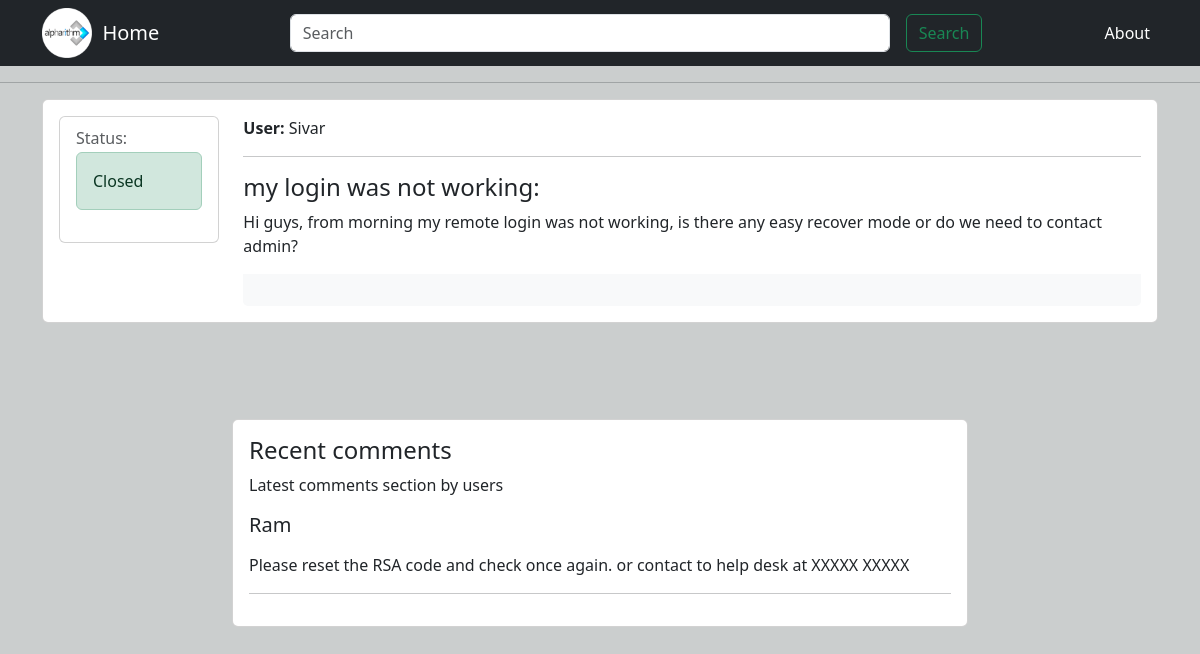
Page /tabview/3/ on the committed database.
### app1/models.py (models this page shows)
class Table(models.Model):
    username=models.CharField(max_length=50,null=True,blank=True)
    title=models.CharField(max_length=50,null=False,blank=False)
    description=models.TextField(max_length=5000,null=False,blank=False)
    status=models.BooleanField(default=False)

class Use(models.Model):
    id = models.AutoField(primary_key=True)
    user=models.CharField(max_length=50,null=True,blank=True)
    table = models.ForeignKey(Table, on_delete=models.CASCADE, related_name='replies')
    name=models.CharField(max_length=50,null=False,blank=False)
    message=models.TextField(max_length=5000,null=True,blank=True)
    likes=models.ManyToManyField(User)

### app1/views.py (the view)
# urls.py: path("tabview/<int:desc>/",views.tabview, name="tabv"),
def tabview(request,desc):
    tabv = get_object_or_404(Table, pk=desc)
    use = tabv.replies.all()
    rpf=rf()
    if request.user.username and request.user.username == tabv.username:
        if request.method == 'POST':
            sta = request.POST.get('status')
            if sta == 'True':
                tabv.status = True
            elif sta == 'False':
                tabv.status = False
            checkb= request.POST.get('check')
            if checkb == 'True':
                tabv.checkbox = True
            elif checkb == 'False':
                tabv.checkbox = False
            tabv.save()
    else:
        pass
    if request.method == 'POST' and not tabv.status:
        user = request.user.username
        message = request.POST.get('message')
        users = Use(user=user, table=tabv, message=message)
        users.save()
    return render(request, 'tablv.html', {'tabv': tabv,'user':use,'rf':rpf})

### app1/form.py
class rf(forms.ModelForm):
    message=forms.CharField(widget=forms.Textarea(attrs={'class':'form-control','placeholder':'Enter Your Commments'}))
    class Meta:
        model = Use
        fields = ['message']

### templates/tablv.html (shortened to what this page needs)
{% extends 'enc/bs.html' %}
    {% block content %}
  <section>
    <div class="container">
        <div class="row">
          <div class="col-md-14">
            <div class="card">
              <div class="card-body">
                <div class="row">
                  <div class="col-md-2">
                    <div class="card">
                      <div class="card-body">
                        <h6 class="card-subtitle mb-1 text-muted">Status:</h6>
                        {% if tabv.status %}
                          <div class="alert alert-success" role="alert">Closed</div>
                        {% endif %}
                      </div>
                    </div>
                  </div>
                  <div class="col-md-10">
                    <label for="" class="card-text" > <b>User: </b> {{ tabv.username }} </label>
                    <hr>
                    <h4 class="card-title">{{ tabv.title }}:</h4>
                    <p class="card-text">{{ tabv.description }}</p>
                    <div class="card-footer py-3 border-0" style="background-color: #f8f9fa;">
                  </div>
                </div>
              </div>
            </div>
          </div>
        </div>
      </div>
</section>
<div class="container my-5 py-5">
  <div class="row">
    <div class="col-md-12 col-lg-8 mx-auto">
      <div class="card">
        <div class="card-body">
          <h4 class="card-title">Recent comments</h4>
          <p class="card-text">Latest comments section by users</p>
          <div class="media mb-3">
            <div class="media-body">
              {% for user in user %}
              <h5 class="mt-0">{{user.user}}</h5>
              {{user.message}}
            <hr>
              {% endfor %}
            </div>
          </div>
        </div>
      </div>
    </div>
  </div>
</div>
{% endblock content %}

### rows in the picture
Table: username "Sivar", title "my login was not working", description "Hi guys, from morning my remote login was not working, is there any easy recover mode or do we need to contact admin?"
Use: user "Ram", message "Please reset the RSA code and check once again. or contact to help desk at XXXXX XXXXX"
